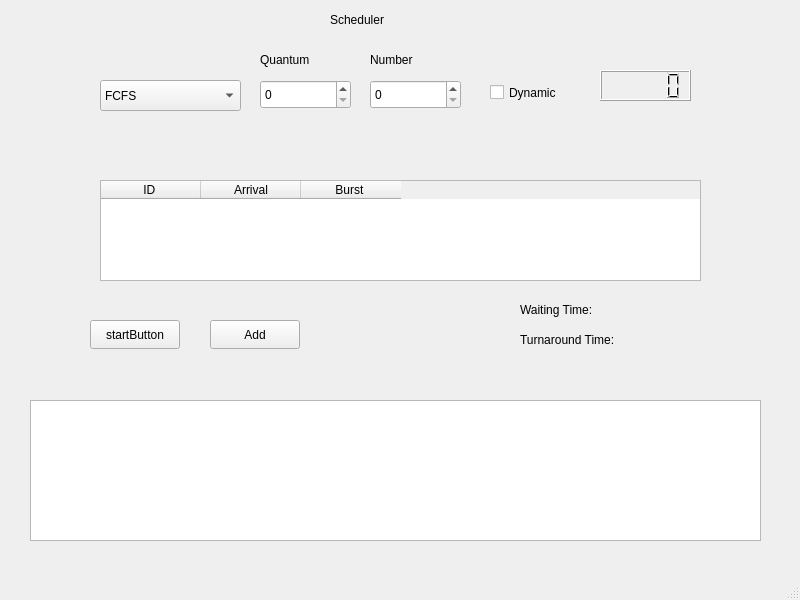
<?xml version="1.0" encoding="UTF-8"?>
<ui version="4.0">
 <class>MainWindow</class>
 <widget class="QMainWindow" name="MainWindow">
  <property name="geometry">
   <rect>
    <x>0</x>
    <y>0</y>
    <width>800</width>
    <height>600</height>
   </rect>
  </property>
  <property name="windowTitle">
   <string>MainWindow</string>
  </property>
  <widget class="QWidget" name="centralwidget">
   <widget class="QLabel" name="label">
    <property name="geometry">
     <rect>
      <x>330</x>
      <y>10</y>
      <width>81</width>
      <height>20</height>
     </rect>
    </property>
    <property name="text">
     <string>Scheduler</string>
    </property>
   </widget>
   <widget class="QComboBox" name="algorithmBox">
    <property name="geometry">
     <rect>
      <x>100</x>
      <y>80</y>
      <width>141</width>
      <height>31</height>
     </rect>
    </property>
    <item>
     <property name="text">
      <string>FCFS</string>
     </property>
    </item>
    <item>
     <property name="text">
      <string>SJF non-preemtive</string>
     </property>
    </item>
    <item>
     <property name="text">
      <string>SJF preemtive</string>
     </property>
    </item>
    <item>
     <property name="text">
      <string>Priority non-preemptive</string>
     </property>
    </item>
    <item>
     <property name="text">
      <string>Priority preemptive</string>
     </property>
    </item>
    <item>
     <property name="text">
      <string>Round Robin</string>
     </property>
    </item>
    <item>
     <property name="text">
      <string/>
     </property>
    </item>
   </widget>
   <widget class="QTableWidget" name="processTable">
    <property name="geometry">
     <rect>
      <x>100</x>
      <y>180</y>
      <width>601</width>
      <height>101</height>
     </rect>
    </property>
    <column>
     <property name="text">
      <string>ID </string>
     </property>
    </column>
    <column>
     <property name="text">
      <string>Arrival</string>
     </property>
    </column>
    <column>
     <property name="text">
      <string>Burst </string>
     </property>
    </column>
   </widget>
   <widget class="QPushButton" name="startButton">
    <property name="geometry">
     <rect>
      <x>90</x>
      <y>320</y>
      <width>90</width>
      <height>29</height>
     </rect>
    </property>
    <property name="text">
     <string>startButton</string>
    </property>
   </widget>
   <widget class="QGraphicsView" name="ganttView">
    <property name="geometry">
     <rect>
      <x>30</x>
      <y>400</y>
      <width>731</width>
      <height>141</height>
     </rect>
    </property>
   </widget>
   <widget class="QLabel" name="waitingLabel">
    <property name="geometry">
     <rect>
      <x>520</x>
      <y>300</y>
      <width>171</width>
      <height>20</height>
     </rect>
    </property>
    <property name="text">
     <string>Waiting Time:</string>
    </property>
   </widget>
   <widget class="QLabel" name="turnaroundLabel">
    <property name="geometry">
     <rect>
      <x>520</x>
      <y>330</y>
      <width>141</width>
      <height>20</height>
     </rect>
    </property>
    <property name="text">
     <string>Turnaround Time:</string>
    </property>
   </widget>
   <widget class="QLCDNumber" name="lcdNumber">
    <property name="geometry">
     <rect>
      <x>600</x>
      <y>70</y>
      <width>91</width>
      <height>31</height>
     </rect>
    </property>
   </widget>
   <widget class="QLabel" name="quantumLabel">
    <property name="geometry">
     <rect>
      <x>260</x>
      <y>50</y>
      <width>63</width>
      <height>20</height>
     </rect>
    </property>
    <property name="text">
     <string>Quantum</string>
    </property>
   </widget>
   <widget class="QSpinBox" name="quantumSpinBox">
    <property name="geometry">
     <rect>
      <x>260</x>
      <y>80</y>
      <width>91</width>
      <height>29</height>
     </rect>
    </property>
   </widget>
   <widget class="QCheckBox" name="dynamicCheckBox">
    <property name="geometry">
     <rect>
      <x>490</x>
      <y>80</y>
      <width>92</width>
      <height>25</height>
     </rect>
    </property>
    <property name="text">
     <string>Dynamic</string>
    </property>
   </widget>
   <widget class="QSpinBox" name="processNumberSpinBox">
    <property name="geometry">
     <rect>
      <x>370</x>
      <y>80</y>
      <width>91</width>
      <height>29</height>
     </rect>
    </property>
   </widget>
   <widget class="QLabel" name="label_2">
    <property name="geometry">
     <rect>
      <x>370</x>
      <y>50</y>
      <width>121</width>
      <height>20</height>
     </rect>
    </property>
    <property name="text">
     <string>Number</string>
    </property>
   </widget>
   <widget class="QPushButton" name="addProcessButton">
    <property name="geometry">
     <rect>
      <x>210</x>
      <y>320</y>
      <width>90</width>
      <height>29</height>
     </rect>
    </property>
    <property name="text">
     <string>Add</string>
    </property>
   </widget>
   <zorder>ganttView</zorder>
   <zorder>label</zorder>
   <zorder>algorithmBox</zorder>
   <zorder>processTable</zorder>
   <zorder>startButton</zorder>
   <zorder>waitingLabel</zorder>
   <zorder>turnaroundLabel</zorder>
   <zorder>lcdNumber</zorder>
   <zorder>quantumLabel</zorder>
   <zorder>quantumSpinBox</zorder>
   <zorder>dynamicCheckBox</zorder>
   <zorder>processNumberSpinBox</zorder>
   <zorder>label_2</zorder>
   <zorder>addProcessButton</zorder>
  </widget>
  <widget class="QMenuBar" name="menubar">
   <property name="geometry">
    <rect>
     <x>0</x>
     <y>0</y>
     <width>800</width>
     <height>25</height>
    </rect>
   </property>
  </widget>
  <widget class="QStatusBar" name="statusbar"/>
 </widget>
 <resources/>
 <connections/>
</ui>
